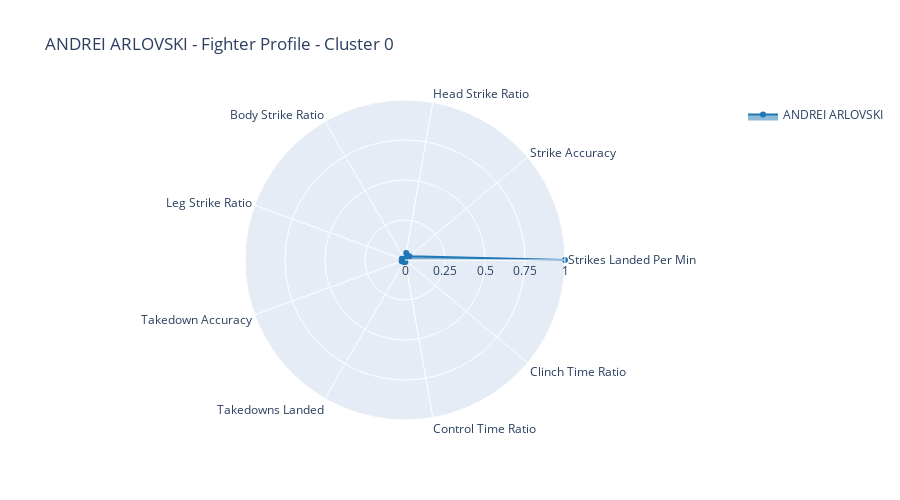
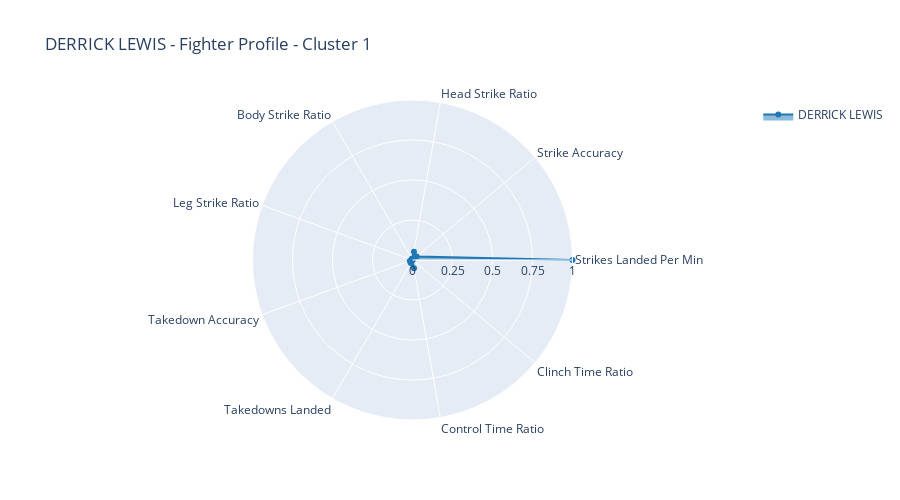
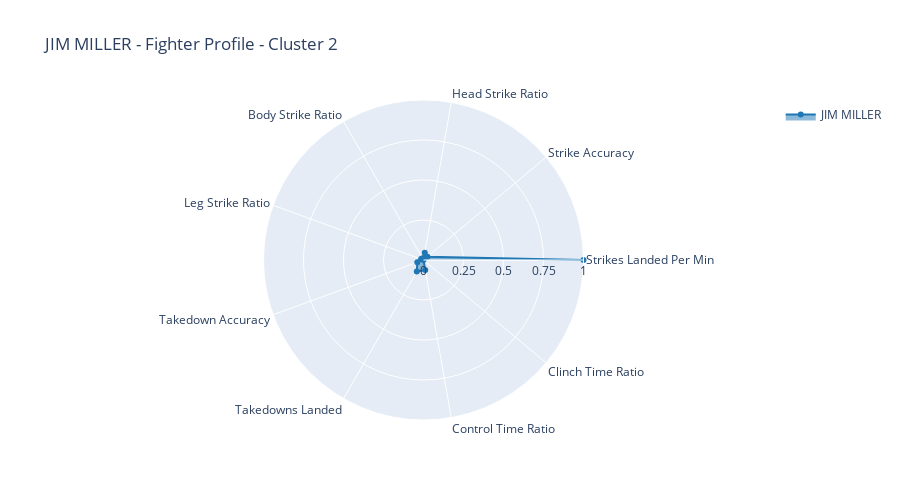
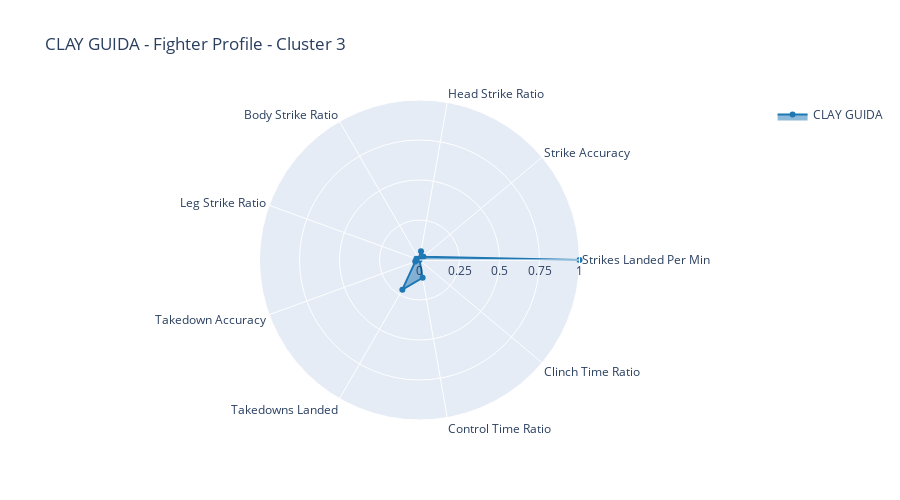

The notebook cell these images were saved under, in order:
### Markdown cell above
## 4. Visualization

### 4.1 Radar Charts

### Code cell
def create_radar_chart(fighter_name, fighter_stats, feature_cols, title_suffix=""):
    """
    Create a radar chart for a fighter showing key stats.
    Handles missing values by using available features or filling with zeros.
    """
    # Select key features for radar chart (in order of priority)
    key_features = [
        'strikes_landed_per_min_mean',
        'strike_accuracy_mean',
        'head_strike_ratio_mean',
        'body_strike_ratio_mean',
        'leg_strike_ratio_mean',
        'takedown_accuracy_mean',
        'takedowns_landed_mean',
        'control_time_ratio_mean',
        'clinch_time_ratio_mean'
    ]
    
    # Filter to available features
    available_features = [f for f in key_features if f in feature_cols]
    
    # If we don't have enough key features, use any available features
    if len(available_features) < 3:
        # Try to get any numeric features
        available_features = [f for f in feature_cols if f.endswith('_mean')][:8]
    
    if len(available_features) < 3:
        print(f"⚠️ Not enough features available for radar chart (found {len(available_features)})")
        return None
    
    # Get fighter's stats
    fighter_row = fighter_stats[fighter_stats['fighter'] == fighter_name]
    if len(fighter_row) == 0:
        print(f"⚠️ Fighter {fighter_name} not found")
        return None
    
    values = []
    labels = []
    missing_count = 0
    
    for feat in available_features:
        val = fighter_row[feat].values[0]
        if np.isnan(val) or np.isinf(val):
            # Fill missing values with 0 for visualization
            val = 0.0
            missing_count += 1
        
        values.append(val)
        # Clean up label
        label = feat.replace('_mean', '').replace('_', ' ').title()
        labels.append(label)
    
    if missing_count == len(values):
        print(f"⚠️ All values are missing for {fighter_name}")
        return None
    
    if missing_count > 0:
        print(f"  Note: {missing_count} missing values filled with 0")
    
    # Normalize values to 0-1 scale for better visualization
    values = np.array(values)
    
    # Handle edge case where all values are the same
    if values.max() == values.min():
        values_norm = np.ones_like(values) * 0.5  # Center at 0.5
    else:
        values_norm = (values - values.min()) / (values.max() - values.min() + 1e-10)
    
    # Create radar chart
    fig = go.Figure()
    
    fig.add_trace(go.Scatterpolar(
        r=values_norm,
        theta=labels,
        fill='toself',
        name=fighter_name,
        line=dict(color='rgb(31, 119, 180)', width=2)
    ))
    
    fig.update_layout(
        polar=dict(
            radialaxis=dict(
                visible=True,
                range=[0, 1],
                tickmode='linear',
                tick0=0,
                dtick=0.25
            )),
        showlegend=True,
        title=f"{fighter_name} - Fighter Profile{title_suffix}",
        height=500
    )
    
    return fig

# Create simple radar charts - one representative per cluster
if 'career_data_clustered' in locals() and 'kmeans_cluster' in career_data_clustered.columns:
    # Select one representative fighter from each cluster
    fight_count_cols = [col for col in career_data_clustered.columns if col.endswith('_count')]
    
    if fight_count_cols:
        print("Creating radar charts for cluster representatives:")
        
        for cluster_id in sorted(career_data_clustered['kmeans_cluster'].unique()):
            cluster_fighters = career_data_clustered[career_data_clustered['kmeans_cluster'] == cluster_id]
            if len(cluster_fighters) > 0:
                # Pick fighter with most fights as representative
                rep_fighter = cluster_fighters.nlargest(1, fight_count_cols[0])
                fighter_name = rep_fighter['fighter'].values[0]
                
                print(f"\n  Cluster {cluster_id}: {fighter_name}")
                fig = create_radar_chart(fighter_name, career_data_clustered, feature_mean_cols, 
                                        title_suffix=f" - Cluster {cluster_id}")
                if fig:
                    fig.show()
    else:
        print("⚠️ Fight count column not found")
else:
    print("⚠️ Clustered data not available for radar charts")

### Figure 1 — Plotly figure (JSON) as saved in the notebook; plotly's stock layout.template omitted (floating-point values rounded to 4 significant figures)
{"data": [{"fill": "toself", "line": {"color": "rgb(31, 119, 180)", "width": 2}, "name": "ANDREI ARLOVSKI", "r": [1.0, 0.03712, 0.04517, 0.009039, 0.02099, 0.02228, 0.01471, 0.01344, 0.0], "theta": ["Strikes Landed Per Min", "Strike Accuracy", "Head Strike Ratio", "Body Strike Ratio", "Leg Strike Ratio", "Takedown Accuracy", "Takedowns Landed", "Control Time Ratio", "Clinch Time Ratio"], "type": "scatterpolar"}], "layout": {"height": 500, "polar": {"radialaxis": {"dtick": 0.25, "range": [0, 1], "tick0": 0, "tickmode": "linear", "visible": true}}, "showlegend": true, "title": {"text": "ANDREI ARLOVSKI - Fighter Profile - Cluster 0"}}}

### Figure 2 — Plotly figure (JSON) as saved in the notebook; plotly's stock layout.template omitted (floating-point values rounded to 4 significant figures)
{"data": [{"fill": "toself", "line": {"color": "rgb(31, 119, 180)", "width": 2}, "name": "DERRICK LEWIS", "r": [1.0, 0.03382, 0.05204, 0.008893, 0.0, 0.01799, 0.02144, 0.05297, 0.00121], "theta": ["Strikes Landed Per Min", "Strike Accuracy", "Head Strike Ratio", "Body Strike Ratio", "Leg Strike Ratio", "Takedown Accuracy", "Takedowns Landed", "Control Time Ratio", "Clinch Time Ratio"], "type": "scatterpolar"}], "layout": {"height": 500, "polar": {"radialaxis": {"dtick": 0.25, "range": [0, 1], "tick0": 0, "tickmode": "linear", "visible": true}}, "showlegend": true, "title": {"text": "DERRICK LEWIS - Fighter Profile - Cluster 1"}}}

### Figure 3 — Plotly figure (JSON) as saved in the notebook; plotly's stock layout.template omitted (floating-point values rounded to 4 significant figures)
{"data": [{"fill": "toself", "line": {"color": "rgb(31, 119, 180)", "width": 2}, "name": "JIM MILLER", "r": [1.0, 0.03217, 0.04566, 0.012, 0.01625, 0.0413, 0.08379, 0.06406, 0.0], "theta": ["Strikes Landed Per Min", "Strike Accuracy", "Head Strike Ratio", "Body Strike Ratio", "Leg Strike Ratio", "Takedown Accuracy", "Takedowns Landed", "Control Time Ratio", "Clinch Time Ratio"], "type": "scatterpolar"}], "layout": {"height": 500, "polar": {"radialaxis": {"dtick": 0.25, "range": [0, 1], "tick0": 0, "tickmode": "linear", "visible": true}}, "showlegend": true, "title": {"text": "JIM MILLER - Fighter Profile - Cluster 2"}}}

### Figure 4 — Plotly figure (JSON) as saved in the notebook; plotly's stock layout.template omitted (floating-point values rounded to 4 significant figures)
{"data": [{"fill": "toself", "line": {"color": "rgb(31, 119, 180)", "width": 2}, "name": "CLAY GUIDA", "r": [1.0, 0.0327, 0.05475, 0.009711, 0.02087, 0.02829, 0.2144, 0.1131, 0.0], "theta": ["Strikes Landed Per Min", "Strike Accuracy", "Head Strike Ratio", "Body Strike Ratio", "Leg Strike Ratio", "Takedown Accuracy", "Takedowns Landed", "Control Time Ratio", "Clinch Time Ratio"], "type": "scatterpolar"}], "layout": {"height": 500, "polar": {"radialaxis": {"dtick": 0.25, "range": [0, 1], "tick0": 0, "tickmode": "linear", "visible": true}}, "showlegend": true, "title": {"text": "CLAY GUIDA - Fighter Profile - Cluster 3"}}}
